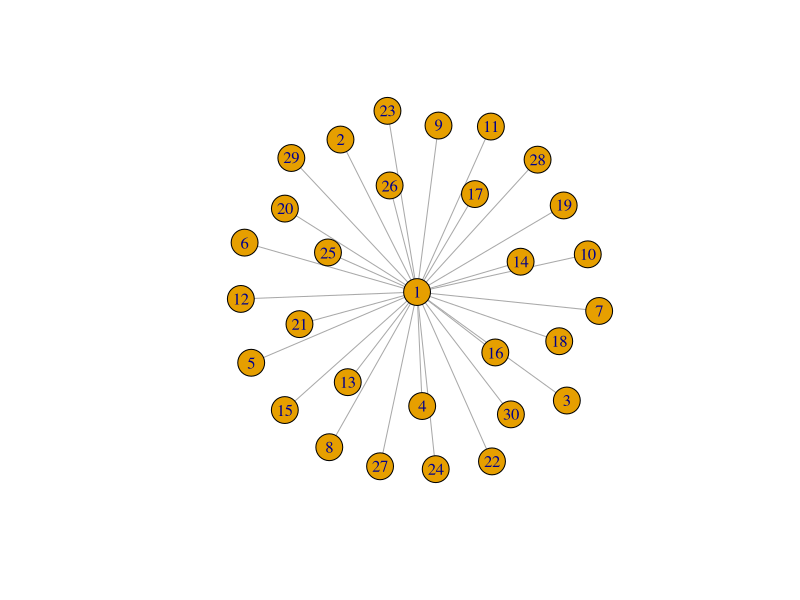
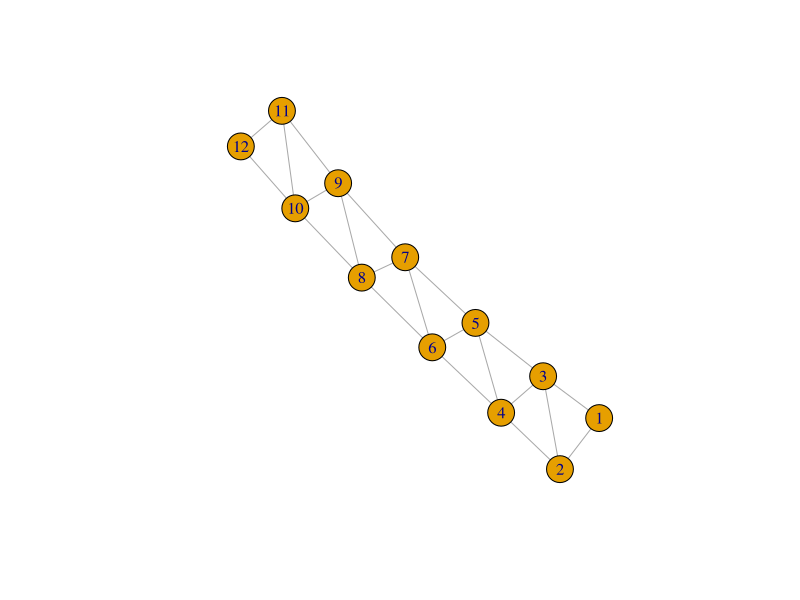

Recreate these plots in R, in order.
library(igraph)

# Vertex Jackknife

jackknife <- function(g, stat) {
  stat <- tolower(stat)
  
  if (!is_igraph(g)) {
    stop("Object must be an igraph graph.")
  }
  
  if (stat != "density" && stat != "transitivity") {
    stop("Provided statistic not currently supported")
  }
  
  n <- vcount(g)
  jk_stats <- c()
  
  for(i in 1:n) {
    jg <- delete_vertices(g, V(g)[i])
    if (stat == "density") {
      jk_stats <- append(jk_stats, edge_density(jg))
    } else {
      jk_stats <- append(jk_stats, transitivity(jg, type="global"))
    }
  }
  
  return(jk_stats)
}

s <- make_star(30, "undirected")
plot(s)
(jackknife(s, "density"))

t <- make_lattice(length=12, dim=1, nei = 2)
plot(t)
(jackknife(t, "density"))
(jackknife(t, "transitivity"))
